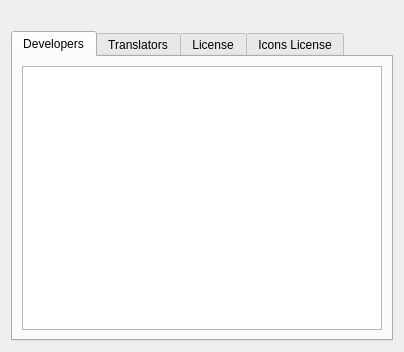
<?xml version="1.0" encoding="UTF-8"?>
<ui version="4.0">
 <class>aboutDialog</class>
 <widget class="QDialog" name="aboutDialog">
  <property name="geometry">
   <rect>
    <x>0</x>
    <y>0</y>
    <width>404</width>
    <height>352</height>
   </rect>
  </property>
  <property name="sizePolicy">
   <sizepolicy hsizetype="Fixed" vsizetype="Fixed">
    <horstretch>0</horstretch>
    <verstretch>0</verstretch>
   </sizepolicy>
  </property>
  <property name="windowTitle">
   <string>About Bilge-Katalog</string>
  </property>
  <property name="windowIcon">
   <iconset resource="QtRc.qrc">
    <normaloff>:/image/images/bilge-katalog.png</normaloff>:/image/images/bilge-katalog.png</iconset>
  </property>
  <property name="locale">
   <locale language="English" country="UnitedKingdom"/>
  </property>
  <layout class="QGridLayout" name="gridLayout">
   <item row="0" column="0">
    <widget class="QLabel" name="icon">
     <property name="text">
      <string/>
     </property>
     <property name="pixmap">
      <pixmap resource="QtRc.qrc">:/image/images/bilge-katalog.png</pixmap>
     </property>
    </widget>
   </item>
   <item row="0" column="1">
    <widget class="QLabel" name="nameAndVersion">
     <property name="sizePolicy">
      <sizepolicy hsizetype="Expanding" vsizetype="Preferred">
       <horstretch>0</horstretch>
       <verstretch>0</verstretch>
      </sizepolicy>
     </property>
    </widget>
   </item>
   <item row="1" column="0" colspan="2">
    <widget class="QTabWidget" name="tabWidget">
     <widget class="QWidget" name="developers">
      <attribute name="title">
       <string>Developers</string>
      </attribute>
      <layout class="QGridLayout" name="gridLayout_2">
       <item row="0" column="0">
        <widget class="QTextEdit" name="developersText"/>
       </item>
      </layout>
     </widget>
     <widget class="QWidget" name="translators">
      <attribute name="title">
       <string>Translators</string>
      </attribute>
      <layout class="QGridLayout" name="gridLayout_3">
       <item row="0" column="0">
        <widget class="QTextEdit" name="translatorsText"/>
       </item>
      </layout>
     </widget>
     <widget class="QWidget" name="license">
      <attribute name="title">
       <string>License</string>
      </attribute>
      <layout class="QGridLayout" name="gridLayout_4">
       <item row="0" column="0">
        <widget class="QTextEdit" name="licenseText"/>
       </item>
      </layout>
     </widget>
     <widget class="QWidget" name="iconsLicense">
      <attribute name="title">
       <string>Icons License</string>
      </attribute>
      <layout class="QGridLayout" name="gridLayout_5">
       <item row="0" column="0">
        <widget class="QTextEdit" name="iconsLicenseText"/>
       </item>
      </layout>
     </widget>
    </widget>
   </item>
  </layout>
 </widget>
 <resources>
  <include location="QtRc.qrc"/>
 </resources>
 <connections/>
</ui>
